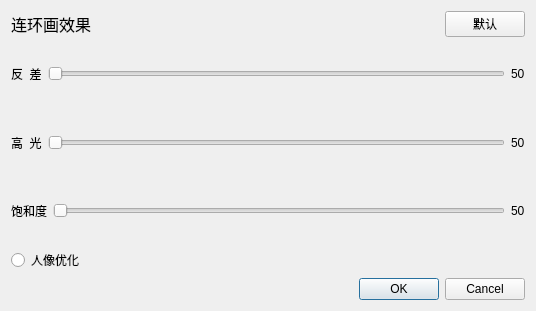
<?xml version="1.0" encoding="UTF-8"?>
<ui version="4.0">
 <class>ComicEffectProperty</class>
 <widget class="QWidget" name="ComicEffectProperty">
  <property name="geometry">
   <rect>
    <x>0</x>
    <y>0</y>
    <width>536</width>
    <height>311</height>
   </rect>
  </property>
  <property name="sizePolicy">
   <sizepolicy hsizetype="Preferred" vsizetype="Fixed">
    <horstretch>0</horstretch>
    <verstretch>0</verstretch>
   </sizepolicy>
  </property>
  <property name="windowTitle">
   <string>ComicEffectProperty</string>
  </property>
  <layout class="QGridLayout" name="gridLayout">
   <item row="0" column="0">
    <layout class="QHBoxLayout" name="horizontalLayout">
     <item>
      <widget class="QLabel" name="titleLabel">
       <property name="font">
        <font>
         <family>微软雅黑</family>
         <pointsize>12</pointsize>
        </font>
       </property>
       <property name="text">
        <string>连环画效果</string>
       </property>
      </widget>
     </item>
     <item>
      <spacer name="horizontalSpacer">
       <property name="orientation">
        <enum>Qt::Horizontal</enum>
       </property>
       <property name="sizeHint" stdset="0">
        <size>
         <width>40</width>
         <height>20</height>
        </size>
       </property>
      </spacer>
     </item>
     <item>
      <widget class="QPushButton" name="resetBtn">
       <property name="sizePolicy">
        <sizepolicy hsizetype="Fixed" vsizetype="Fixed">
         <horstretch>0</horstretch>
         <verstretch>0</verstretch>
        </sizepolicy>
       </property>
       <property name="minimumSize">
        <size>
         <width>20</width>
         <height>20</height>
        </size>
       </property>
       <property name="text">
        <string>默认</string>
       </property>
      </widget>
     </item>
    </layout>
   </item>
   <item row="1" column="0">
    <layout class="QHBoxLayout" name="horizontalLayout_2">
     <item>
      <widget class="QLabel" name="label">
       <property name="text">
        <string>反  差</string>
       </property>
      </widget>
     </item>
     <item>
      <widget class="QSlider" name="contrastSlider">
       <property name="orientation">
        <enum>Qt::Horizontal</enum>
       </property>
      </widget>
     </item>
     <item>
      <widget class="QLabel" name="contrastLabel">
       <property name="text">
        <string>50</string>
       </property>
      </widget>
     </item>
    </layout>
   </item>
   <item row="2" column="0">
    <layout class="QHBoxLayout" name="horizontalLayout_3">
     <item>
      <widget class="QLabel" name="label_2">
       <property name="text">
        <string>高  光</string>
       </property>
      </widget>
     </item>
     <item>
      <widget class="QSlider" name="highlightSlider">
       <property name="orientation">
        <enum>Qt::Horizontal</enum>
       </property>
      </widget>
     </item>
     <item>
      <widget class="QLabel" name="highlightLabel">
       <property name="text">
        <string>50</string>
       </property>
      </widget>
     </item>
    </layout>
   </item>
   <item row="3" column="0">
    <layout class="QHBoxLayout" name="horizontalLayout_4">
     <item>
      <widget class="QLabel" name="label_3">
       <property name="text">
        <string>饱和度</string>
       </property>
      </widget>
     </item>
     <item>
      <widget class="QSlider" name="saturationSlider">
       <property name="orientation">
        <enum>Qt::Horizontal</enum>
       </property>
      </widget>
     </item>
     <item>
      <widget class="QLabel" name="saturationLabel">
       <property name="text">
        <string>50</string>
       </property>
      </widget>
     </item>
    </layout>
   </item>
   <item row="4" column="0">
    <layout class="QHBoxLayout" name="horizontalLayout_5">
     <item>
      <widget class="QRadioButton" name="radioButton">
       <property name="text">
        <string>人像优化</string>
       </property>
      </widget>
     </item>
     <item>
      <spacer name="horizontalSpacer_2">
       <property name="orientation">
        <enum>Qt::Horizontal</enum>
       </property>
       <property name="sizeHint" stdset="0">
        <size>
         <width>40</width>
         <height>20</height>
        </size>
       </property>
      </spacer>
     </item>
    </layout>
   </item>
   <item row="5" column="0">
    <layout class="QHBoxLayout" name="horizontalLayout_6">
     <item>
      <spacer name="horizontalSpacer_3">
       <property name="orientation">
        <enum>Qt::Horizontal</enum>
       </property>
       <property name="sizeHint" stdset="0">
        <size>
         <width>40</width>
         <height>20</height>
        </size>
       </property>
      </spacer>
     </item>
     <item>
      <widget class="QDialogButtonBox" name="buttonBox">
       <property name="standardButtons">
        <set>QDialogButtonBox::Cancel|QDialogButtonBox::Ok</set>
       </property>
      </widget>
     </item>
    </layout>
   </item>
  </layout>
 </widget>
 <layoutdefault spacing="6" margin="11"/>
 <resources/>
 <connections/>
</ui>
